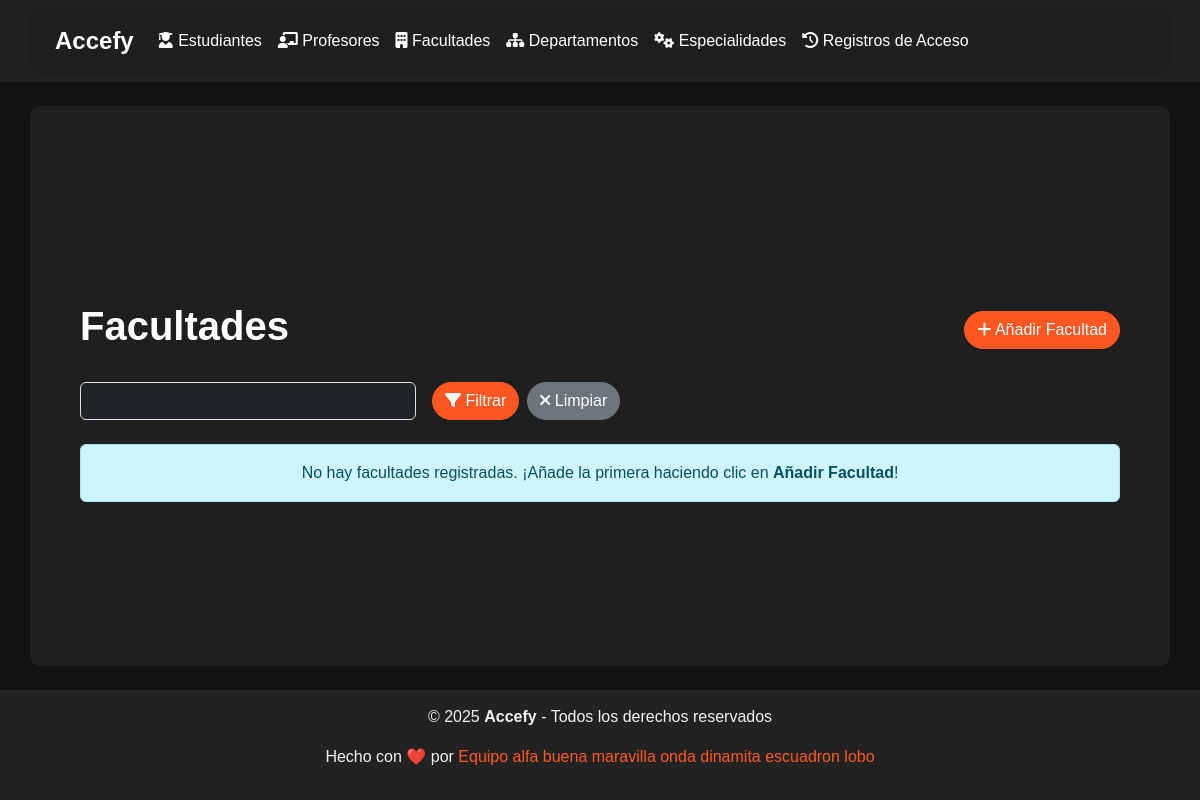
Before: //faculties/ with the older database file.
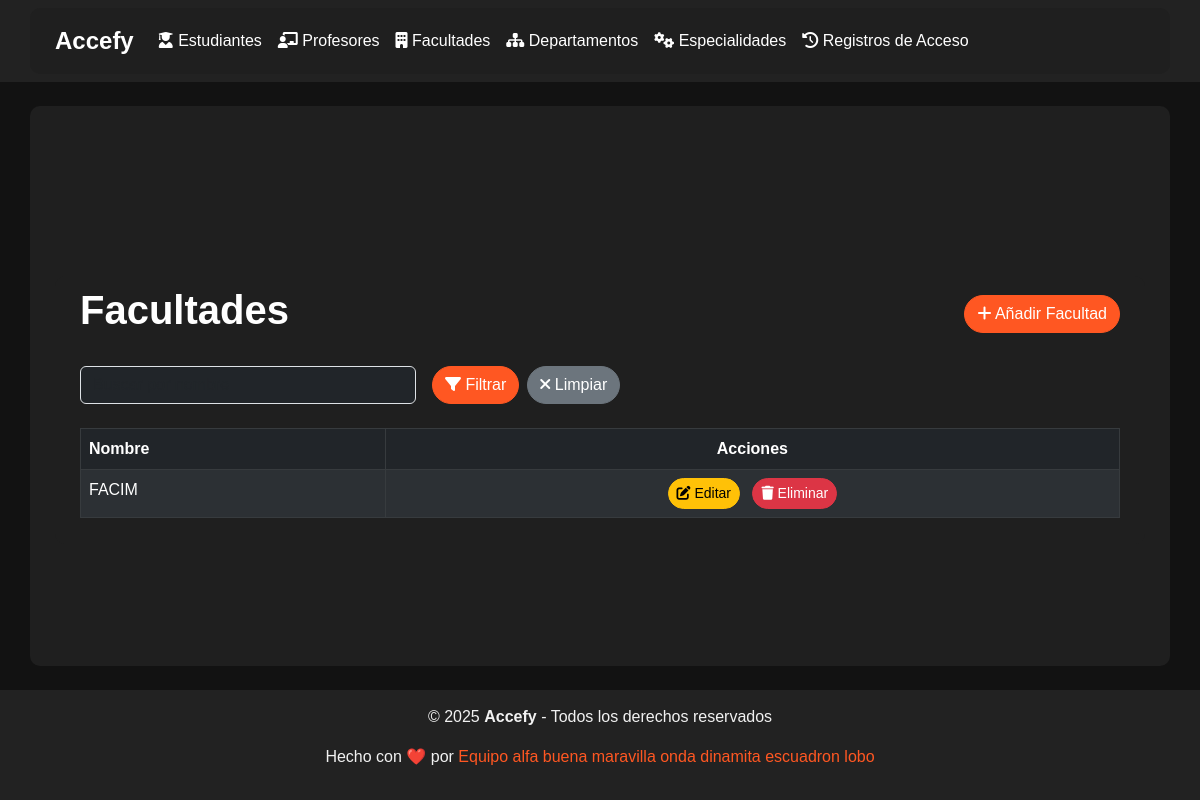
After: the same page with the newer database file.
### bibman_app/models.py (models this page shows, shortened)
class Faculty(models.Model):
    name = models.CharField(max_length=255, unique=True)  # Faculty name

### bibman_app/views.py (the view)
# urls.py: path('faculties/', FacultyListView.as_view(), name='faculty-list'),
class FacultyListView(ListView):
    model = Faculty
    template_name = "faculties/faculty_list.html"
    context_object_name = "faculties"
    def get_queryset(self):
        queryset = super().get_queryset()
        name = self.request.GET.get('name')
        if name:
            queryset = queryset.filter(name__icontains=name)
        return queryset

### bibman_app/templates/faculties/faculty_list.html
{% extends "base.html" %} {% block content %}
<div class="container mt-5">
  <div class="d-flex justify-content-between align-items-center mb-4">
    <h1 class="text-white">Facultades</h1>
    <a href="{% url 'faculty-create' %}" class="btn btn-primary">
      <i class="fas fa-plus"></i> Añadir Facultad
    </a>
  </div>
  <form method="get" class="mb-4">
    <div class="row g-3">
      <div class="col-md-4">
        <input
          type="text"
          name="name"
          class="form-control bg-dark text-white"
          placeholder="Buscar por nombre"
          value="{{ request.GET.name|default:'' }}"
        />
      </div>
      <div class="col-md-4 d-flex align-items-center">
        <button type="submit" class="btn btn-primary me-2">
          <i class="fas fa-filter"></i> Filtrar
        </button>
        <a href="{% url 'faculty-list' %}" class="btn btn-secondary">
          <i class="fas fa-times"></i> Limpiar
        </a>
      </div>
    </div>
  </form>
  {% if faculties %}
  <table class="table table-hover table-bordered table-striped table-dark">
    <thead style="background-color: #ff5722; color: white">
      <tr>
        <th>Nombre</th>
        <th class="text-center">Acciones</th>
      </tr>
    </thead>
    <tbody>
      {% for faculty in faculties %}
      <tr>
        <td>{{ faculty.name }}</td>
        <td class="text-center">
          <a
            href="{% url 'faculty-edit' faculty.id %}"
            class="btn btn-sm btn-warning me-2"
          >
            <i class="fas fa-edit"></i> Editar
          </a>
          <a
            href="{% url 'faculty-delete' faculty.id %}"
            class="btn btn-sm btn-danger"
          >
            <i class="fas fa-trash"></i> Eliminar
          </a>
        </td>
      </tr>
      {% endfor %}
    </tbody>
  </table>
  {% else %}
  <div class="alert alert-info text-center" role="alert">
    No hay facultades registradas. ¡Añade la primera haciendo clic en
    <strong>Añadir Facultad</strong>!
  </div>
  {% endif %}
</div>
{% endblock %}

Changed rows visible on the page:
added Faculty: name "FACIM"
Other visible differences:
text no longer shown: "No hay facultades registradas. ¡Añade la primera haciendo clic en Añadir Facultad !"
text now shown: "Nombre Acciones"
